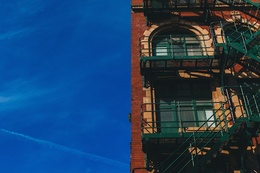
%> input picture inputSeamCarvingStairs.jpg, 260 x 173 px, shrunk from 500 x 333 before the run
$ octave seam_carving_reduce_width.m   (GNU Octave 9; MATLAB toolbox functions it lacks are replaced by stand-ins)
%> lines starting %> are read from the running program, lines starting %| are printed output that depends on the picture
%> further down, testImage is the input picture: size 173x260x3 uint8; mean R, G, B 29.7, 66.2, 104
### energy_image.m

function energyImage = energy_image( im )
    %calculate grayscale image
    grayscale = double(rgb2gray(im));
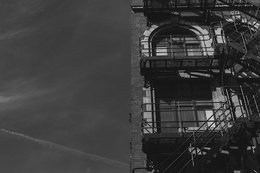
%> grayscale: size 173x260 double; min 5, max 220, mean 59.6

    %define Sobel filters
    SobelX = [-1 0 1; -2 0 2; -1 0 1];
    SobelY = [-1 -2 -1; 0 0 0; 1 2 1];

    %calculate the partial derivatives
    partialX = conv2(grayscale, SobelX, 'same');
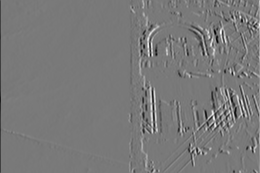
%> partialX: size 173x260 double; min -597, max 655, mean 0.5; drawn with min black and max white
    partialY = conv2(grayscale, SobelY, 'same');
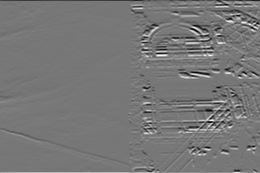
%> partialY: size 173x260 double; min -551, max 623, mean 0.1; drawn with min black and max white

    %calculate energy map
    energyImage = sqrt((partialX.^2) + (partialY.^2));
end

### reduce_width.m
function [ reducedColorImage, reducedEnergyImage ] = reduce_width( im, energyImage )
    % get the size of the image
    [x,y,~] = size(im);
%> x = 173; y = 260
    % get the vertical energy map
    cumulativeEnergyMapVertical = cumulative_minimum_energy_map(energyImage, 'VERTICAL');
    % get the vertical seam
    verticalSeam = find_optimal_vertical_seam(cumulativeEnergyMapVertical);
    % initialize the outputs
    reducedColorImage = [];
    reducedEnergyImage = [];

    for i = 1:x
        % get the index of the value to delete
        temp = verticalSeam(x-i+1);
        % generate the color image row without that pixel
        rowIm = [im(i, 1:temp-1, 1:3) im(i, temp+1:y, 1:3)];
        %generate the energy image row without that pixel
        rowEi = [energyImage(i, 1:temp-1) energyImage(i, temp+1:y)];

        %add the rows to the outputs
        reducedColorImage = [reducedColorImage; rowIm];
        reducedEnergyImage = [reducedEnergyImage; rowEi];
    end
end

### cumulative_minimum_energy_map.m
function cumulativeEnergyMap = cumulative_minimum_energy_map( energyImage, seamDirection )
%> called with seamDirection = 'VERTICAL'
    % dimensions of input image
    [x,y] = size(energyImage);
%> x = 173; y = 260
    % for horizontal
    if(strcmp(seamDirection, 'HORIZONTAL'))
        for j = 2:y
            energyImage(:,j) = energyImage(:,j) + imerode(energyImage(:,j-1), [1; 1; 1]);
        end
    end
    %for vertical
    if(strcmp(seamDirection,'VERTICAL'))
        for i = 2:x
            energyImage(i,:) = energyImage(i,:) + imerode(energyImage(i-1,:), [1 1 1]);
        end
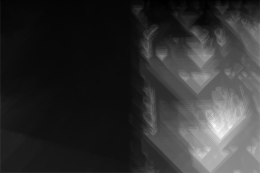
%> energyImage: size 173x260 double; min 92, max 7333, mean 1482.5; drawn with min black and max white
    end
    % set output
    cumulativeEnergyMap = energyImage;
end

### find_optimal_vertical_seam.m

function [ verticalSeam ] = find_optimal_vertical_seam(cumulativeEnergyMap)
    % dimensions of matrix
    [n,m] = size(cumulativeEnergyMap);
%> n = 173; m = 260
    % coordinates of min value on bottom row
    [~,x] = min(cumulativeEnergyMap(n,:));
%> x = 118
    % intialize verticalSeam
    verticalSeam = [x];
%> verticalSeam = 118
    tempX = x;
%> tempX = 118
    %for loop starting at bottom row and moving upwards
    for i = n:-1:2
        %find which of three above values it is
        if tempX == 1
            [~,x] = min([9999999, cumulativeEnergyMap(i-1, tempX), cumulativeEnergyMap(i-1, tempX+1)]);
        elseif tempX == m
            [~,x] = min([cumulativeEnergyMap(i-1, tempX-1), cumulativeEnergyMap(i-1, tempX), 9999999]);
        else
            [~,x] = min([cumulativeEnergyMap(i-1, tempX-1), cumulativeEnergyMap(i-1, tempX), cumulativeEnergyMap(i-1, tempX+1)]);
        end

        % change x according to which value it was and append that
        if x == 1
            tempX = tempX - 1;
        elseif x == 3
            tempX = tempX + 1;
        end
        verticalSeam = [verticalSeam, tempX];
    end
%> this loop made 172 passes
%> (x, tempX, verticalSeam) on passes 1, 2, 3, 4, 5, 6, 8, 9, 10, 11: (3, 119, [118 119]), (3, 120, [118 119 120]), (3, 121, [118 119 120 121]), (3, 122, [118 119 120 121 122]), (3, 123, [118 119 120 121 122 123]), (1, 122, [118 119 120 121 122 123 122]), (1, 121, [118 119 120 121 122 123 122 122 121]), (3, 122, [118 119 120 121 122 123 122 122 121 122]), (3, 123, [118 119 120 121 122 123 122 122 121 122 123]), (3, 124, [118 119 120 121 122 123 122 122 121 122 123 124])
%> (x, tempX) on passes 15, 16, 17, 19, 20, 21: (1, 122), (1, 121), (1, 120), (1, 119), (1, 118), (1, 117)
%> after the loop, tempX = 100; verticalSeam = 173 values, max 126 at index 112, min 96 at index 162, mean 115.8
end

### seam_carving_reduce_width.m
testImage = imread('inputSeamCarvingStairs.jpg');

myEnergyImage = energy_image(testImage);

   [modifiedVerticalIm, modifiedVerticalEn] = reduce_width(testImage, myEnergyImage);
%> the loop in reduce_width, `for i = 1:x` made 173 passes
%> temp on passes 1 to 3: 100, 101, 101
%> after the loop in reduce_width, `for i = 1:x`:
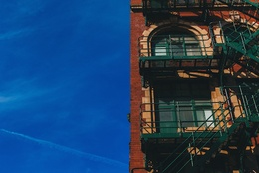
%> reducedColorImage: size 173x259x3 uint8; mean R, G, B 29.8, 66.1, 103.8
%> after the loop in reduce_width, `for i = 1:x`:
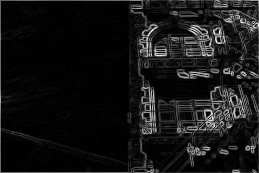
%> reducedEnergyImage: size 173x259 double; min 0, max 658.6, mean 56.4; drawn with min black and max white
for i = 1:249
   [modifiedVerticalIm, modifiedVerticalEn] = reduce_width(modifiedVerticalIm, modifiedVerticalEn);
end
%> this loop made 249 passes
%> pass 1, `[modifiedVerticalIm, modifiedVerticalEn] = reduce_width(modifiedVertic..`:
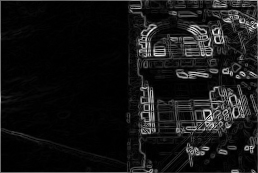
%> modifiedVerticalEn: size 173x258 double; min 0, max 658.6, mean 56.6; drawn with min black and max white

imagesc(modifiedVerticalIm);
